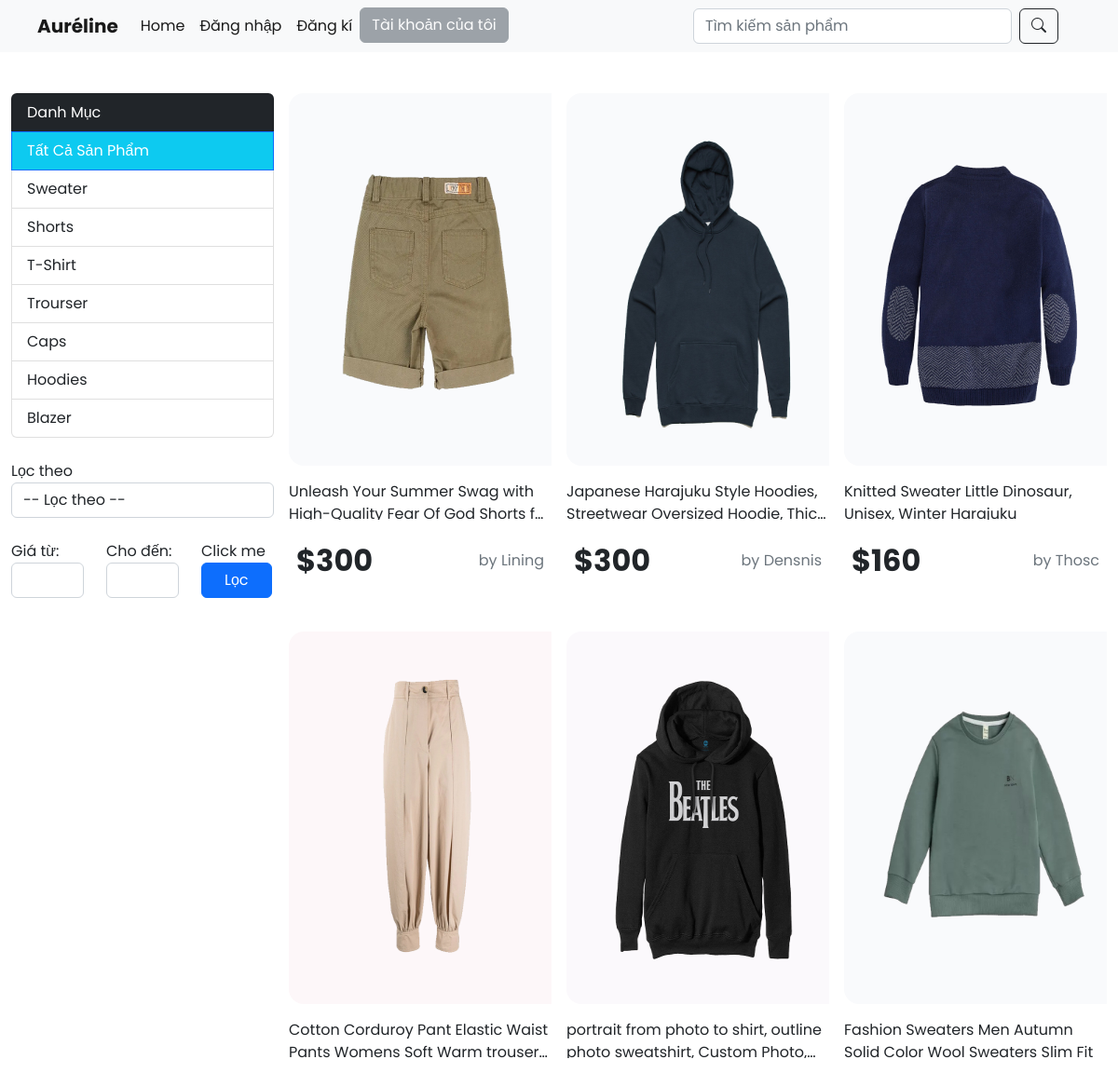
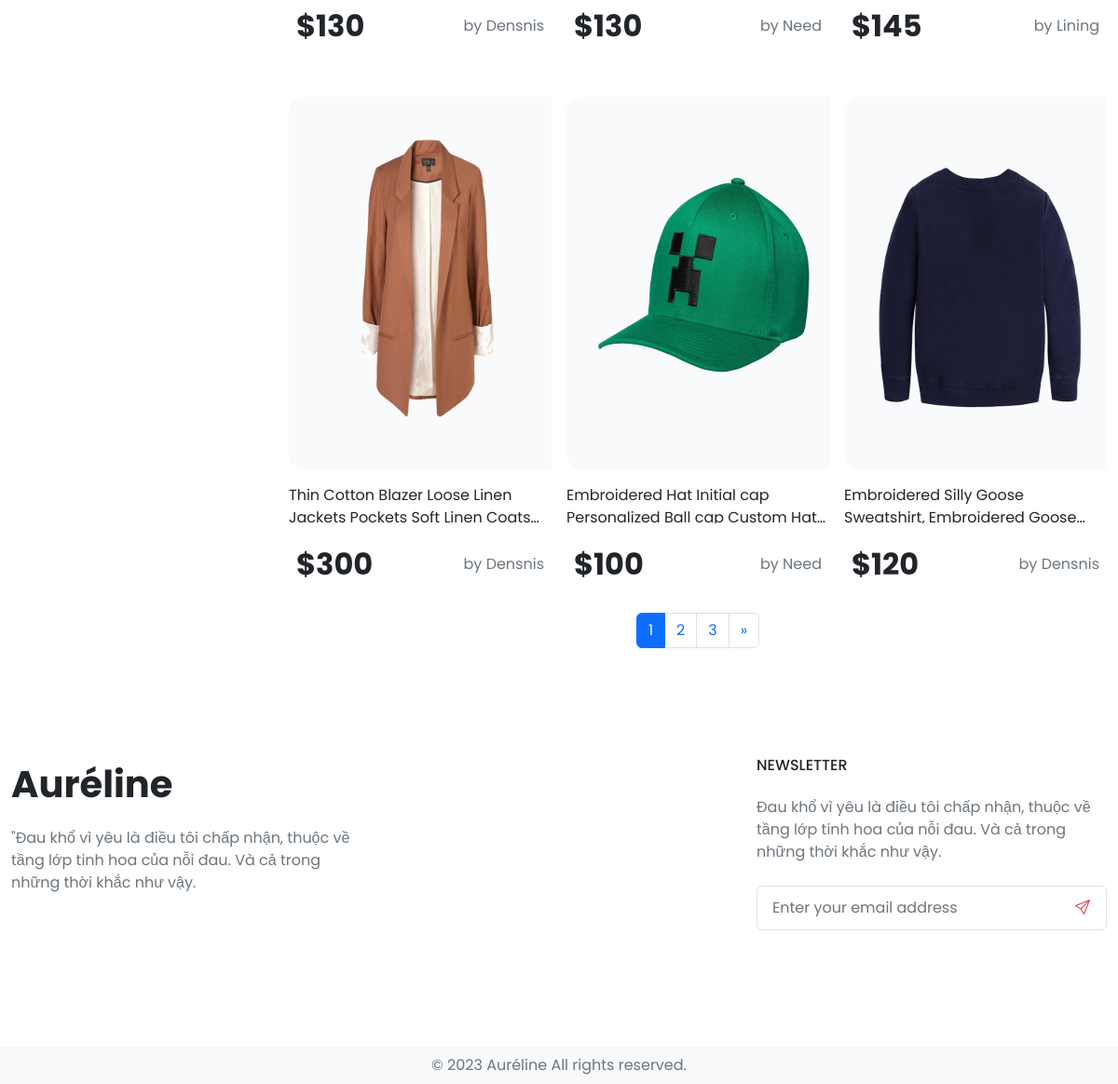
/src/index.php, run on the app's committed database (2 pictures, top to bottom).
### tables this page shows
CREATE TABLE `category` (
  `cate_id` int(10) NOT NULL,
  `cate_name` varchar(55) NOT NULL,
  `trangthai` int(1) NOT NULL
);

CREATE TABLE `products` (
  `pro_id` int(10) NOT NULL,
  `pro_name` varchar(255) NOT NULL,
  `pro_img` varchar(255) NOT NULL,
  `pro_price` float NOT NULL,
  `pro_desc` text NOT NULL,
  `pro_brand` varchar(55) NOT NULL,
  `pro_stock` int(11) NOT NULL,
  `cate_id` int(10) NOT NULL,
  `ncc_id` int(10) NOT NULL DEFAULT 1 COMMENT 'ID nhà cung cấp',
  `trangthai` int(1) NOT NULL,
  `pro_viewer` int(11) NOT NULL
);

### src/app/model/connectdb.php (called while the page is built, shortened)
<?php
function get_connect()
{
    try {
        $conn = new PDO("mysql:host=localhost;dbname=da1;charset=utf8", "root", "");
        $conn->setAttribute(PDO::ATTR_ERRMODE, PDO::ERRMODE_EXCEPTION);
        return $conn;
    } catch (Exception $e) {
        echo 'Kết nối thất bại: ' . $e->getMessage();
        return null;
    }
}
function pdo_queryall($sql)
{
    $thamso = array_slice(func_get_args(), 1);
    $conn = get_connect();
    try {
        $exe = $conn->prepare($sql);
        $exe->execute($thamso);
        return $exe->fetchAll(PDO::FETCH_ASSOC);
    } catch (Exception $e) {
        echo 'Thao tác thất bại: ' . $e->getMessage();
    } finally {
        unset($conn);
    }
}
function pdo_query_one($sql)
{
    $thamso = array_slice(func_get_args(), 1);
    $conn = get_connect();
    try {
        $exe = $conn->prepare($sql);
        $exe->execute($thamso);
        return $exe->fetch(PDO::FETCH_ASSOC);
    } catch (Exception $e) {
        echo 'Thao tác thất bại: ' . $e->getMessage();
    } finally {
        unset($conn);
    }
}

### src/app/model/cate.php (called while the page is built, shortened)
<?php
    function query_allcate(){
        $sql = "select * from category where trangthai = 0 order by cate_id desc";
        $result = pdo_queryall($sql);
        return $result;
    }
?>

### src/app/model/product.php (called while the page is built, shortened)
<?php
function queryallpro($key, $idcate, $offset = null, $limit = null)
{
    $sql = "select * from products where trangthai = 0";
    $sql .= " order by pro_id desc";
    if ($offset !== null && $limit !== null) {
        $sql .= " limit $offset, $limit";
    }
    $result = pdo_queryall($sql);
    return $result;
}
function count_products($key = '', $idcate = 0)
{
    $sql = "SELECT COUNT(*) as total FROM products WHERE trangthai = 0";
    $result = pdo_query_one($sql);
    return $result['total'];
}

### src/resources/view/Home.php (the view, shortened to what this page needs)
<div class="row justify-content-center g-3">
    <div class="col-3 d-none d-md-block ">
        <div class="list-group">
            <div class="list-group-item text-capitalize bg-dark text-white">
                Danh mục
            </div>
            <a href="index.php?act=home"
                class="list-group-item text-capitalize <?php echo (!isset($_GET['category'])) ? 'active bg-info' : 'text-dark'; ?>">
                Tất cả sản phẩm
            </a>
            <?php
            $categories = query_allcate();
            if (count($categories)) {
                foreach ($categories as $category) {
                    $isActive = (isset($_GET['category']) && $_GET['category'] == $category['cate_id']) ? 'active bg-info' : 'text-dark';
            ?>
            <a href="index.php?act=home&category=<?php echo $category['cate_id'] ?>"
                class="list-group-item text-capitalize <?php echo $isActive; ?>"><?php echo $category['cate_name']; ?></a>
            <?php
                }
            }
            ?>
        </div>
        <div class="form-group mt-4 mb-4">
            <label for="select-filter">Lọc theo</label>
            <select class="form-control select-filter" id="select-filter">
                <option value="0">-- Lọc theo --</option>
            </select>
        </div>
        <div class="form-group mt-4 mb-4">
            <div class="row">
                <div class="col-md-4">
                    <label for="start_price">Giá từ:</label>
                    <input type="text" id="start_price" name="start_price" value="<?php if (isset($_GET['start_price'])) {
                                                                                        echo $_GET['start_price'];
                                                                                    }  ?>" class="form-control">
                </div>
                <div class="col-md-4">
                    <label for="end_price">Cho đến:</label>
                    <input type="text" id="end_price" name="end_price" value="<?php if (isset($_GET['end_price'])) {
                                                                                    echo $_GET['end_price'];
                                                                                }  ?>" class="form-control">
                </div>
                <div class="col-md-4">
                    <label for="">Click me</label>
                    <button type="button" id="filter-price-btn" class="btn btn-primary px-4">Lọc</button>
                </div>
            </div>
        </div>
    </div>
    <div class="col-12 col-md-9">
        <div class="row gx-3 gy-5" id="products-container">
            <?php
            $products_per_page = 9;
            $page = isset($_GET['page']) ? (int)$_GET['page'] : 1;
            $offset = ($page - 1) * $products_per_page;
            if (isset($_GET['category'])) {
                $cate_id = $_GET['category'];
                $products = queryallpro("", $cate_id, $offset, $products_per_page);
                $total_products = count_products("", $cate_id);
                foreach ($products as $product) {
                    extract($product)
            ?>
            <div class="col-12 col-lg-4 col-md-6 user-select-none animate__animated animate__zoomIn">
                <div class="product-image">
                    <a href="index.php?act=productinformation&pro_id=<?php echo $pro_id ?>">
                        <img class="card-img-top rounded-4 " src="./Admin/sanpham/img/<?php echo $pro_img ?>"
                            alt="Card image cap">
                    </a>
                </div>
                <div class="card-body">
                    <a class="card-title two-line-clamp my-3 fs-6 text-dark text-decoration-none "
                        href="index.php?act=productinformation&pro_id=<?php echo $pro_id ?>"><?php echo $pro_name ?></a>
                    <div class="d-flex align-items-center justify-content-between px-2">
                        <p class="card-text fw-bold fs-2 mb-0">$<?php echo $pro_price ?></p>
                        <p class="text-secondary ps-2 mt-3">by <?php echo $pro_brand ?></p>
                    </div>
                </div>
            </div>
            <?php
                }
                $total_pages = ceil($total_products / $products_per_page);
                if ($total_pages > 1) {
                ?>
            <div class="pagination-container mt-4">
                <nav aria-label="Page navigation">
                    <ul class="pagination justify-content-center">
                        <?php if ($page > 1): ?>
                        <li class="page-item">
                            <a class="page-link"
                                href="index.php?act=home&category=<?php echo $cate_id ?>&page=<?php echo $page - 1; ?>"
                                aria-label="Previous">
                                <span aria-hidden="true">&laquo;</span>
                            </a>
                        </li>
                        <?php endif; ?>
                        <?php for ($i = 1; $i <= $total_pages; $i++): ?>
                        <li class="page-item <?php echo ($i == $page) ? 'active' : ''; ?>">
                            <a class="page-link"
                                href="index.php?act=home&category=<?php echo $cate_id ?>&page=<?php echo $i; ?>"><?php echo $i; ?></a>
                        </li>
                        <?php endfor; ?>
                        <?php if ($page < $total_pages): ?>
                        <li class="page-item">
                            <a class="page-link"
                                href="index.php?act=home&category=<?php echo $cate_id ?>&page=<?php echo $page + 1; ?>"
                                aria-label="Next">
                                <span aria-hidden="true">&raquo;</span>
                            </a>
                        </li>
                        <?php endif; ?>
                    </ul>
                </nav>
            </div>
            <?php }
            } else {
                $products = queryallpro("", 0, $offset, $products_per_page);
                $total_products = count_products("", 0);
                foreach ($products as $product) {
                    extract($product);
                ?>
            <div class="col-12 col-lg-4 col-md-6 user-select-none animate__animated animate__zoomIn">
                <div class="product-image">
                    <a href="index.php?act=productinformation&pro_id=<?php echo $pro_id ?>">
                        <img style="width:300px;height:400px" class="card-img-top rounded-4 "
                            src="./Admin/sanpham/img/<?php echo $pro_img ?>" alt="Card image cap">
                    </a>
                </div>
                <div class="card-body">
                    <a class="card-title two-line-clamp my-3 fs-6 text-dark text-decoration-none "
                        href="index.php?act=productinformation&pro_id=<?= $pro_id ?>"><?php echo $product['pro_name']; ?></a>
                    <div class="d-flex align-items-center justify-content-between px-2">
                        <p class="card-text fw-bold fs-2 mb-0">$<?php echo $pro_price ?></p>
                        <p class="text-secondary ps-2 mt-3">by <?php echo $pro_brand ?></p>
                    </div>
                </div>
            </div>
            <?php
                }
                $total_pages = ceil($total_products / $products_per_page);
                if ($total_pages > 1) {
                ?>
            <div class="pagination-container mt-4">
                <nav aria-label="Page navigation">
                    <ul class="pagination justify-content-center">
                        <?php for ($i = 1; $i <= $total_pages; $i++): ?>
                        <li class="page-item <?php echo ($i == $page) ? 'active' : ''; ?>">
                            <a class="page-link" href="index.php?act=home&page=<?php echo $i; ?>"><?php echo $i; ?></a>
                        </li>
                        <?php endfor; ?>
                        <?php if ($page < $total_pages): ?>
                        <li class="page-item">
                            <a class="page-link" href="index.php?act=home&page=<?php echo $page + 1; ?>"
                                aria-label="Next">
                                <span aria-hidden="true">&raquo;</span>
                            </a>
                        </li>
                        <?php endif; ?>
                    </ul>
                </nav>
            </div>
            <?php
                }
            }
            ?>
        </div>
    </div>
</div>

### data on the page
category: cate_name "Sweater"
category: cate_name "Shorts"
category: cate_name "T-Shirt"
category: cate_name "Trourser"
category: cate_name "Caps"
category: cate_name "Hoodies"
category: cate_name "Blazer"
products: pro_img (picture), pro_name "Unleash Your Summer Swag with High-Quality Fear Of God Shorts…", pro_price "300", pro_brand "Lining"
products: pro_img (picture), pro_name "Japanese Harajuku Style Hoodies, Streetwear Oversized Hoodie,…", pro_price "300", pro_brand "Densnis"
products: pro_img (picture), pro_name "Knitted Sweater Little Dinosaur, Unisex, Winter Harajuku", pro_price "160", pro_brand "Thosc"
products: pro_img (picture), pro_name "Cotton Corduroy Pant Elastic Waist Pants Womens Soft Warm…", pro_price "130", pro_brand "Densnis"
products: pro_img (picture), pro_name "portrait from photo to shirt, outline photo sweatshirt, Custom…", pro_price "130", pro_brand "Need"
products: pro_img (picture), pro_name "Fashion Sweaters Men Autumn Solid Color Wool Sweaters Slim Fit", pro_price "145", pro_brand "Lining"
products: pro_img (picture), pro_name "Thin Cotton Blazer Loose Linen Jackets Pockets Soft Linen…", pro_price "300", pro_brand "Densnis"
products: pro_img (picture), pro_name "Embroidered Hat Initial cap Personalized Ball cap Custom…", pro_price "100", pro_brand "Need"
products: pro_img (picture), pro_name "Embroidered Silly Goose Sweatshirt, Embroidered…", pro_price "120", pro_brand "Densnis"
